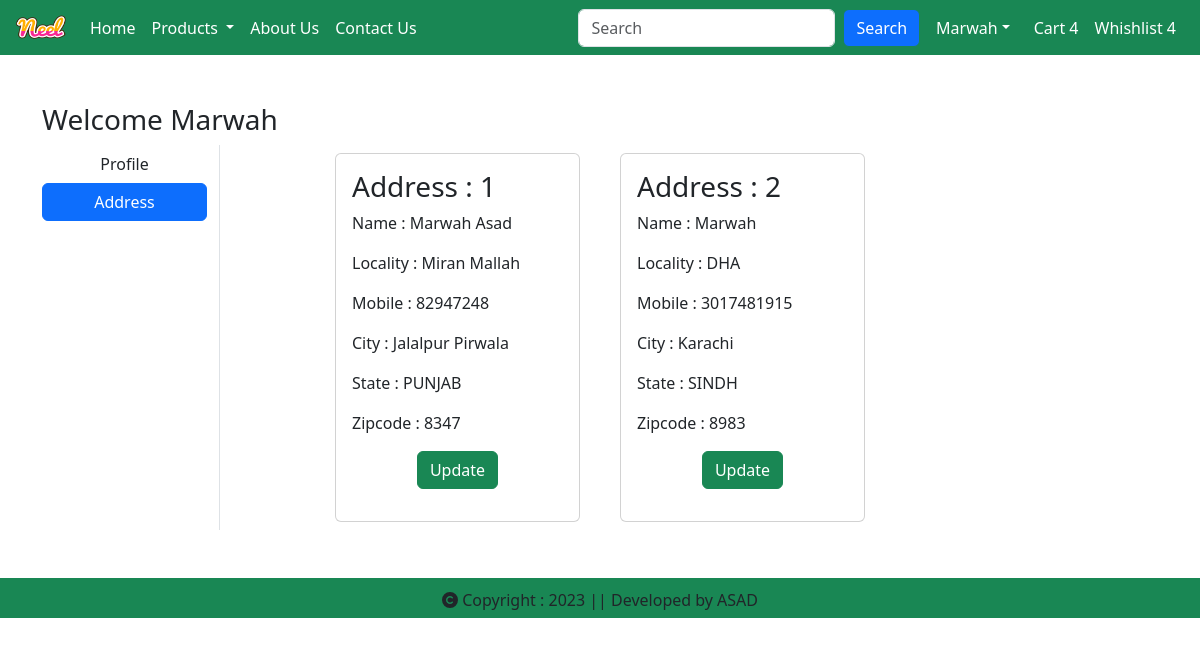
The page /address/ (signed in) on the database its author committed.
### app/models.py (models this page shows, shortened)
class Customer(models.Model):
    user = models.ForeignKey(User, on_delete=models.CASCADE)
    name = models.CharField(max_length=200)
    locality = models.CharField(max_length=200)
    city = models.CharField(max_length=50)
    mobile = models.IntegerField(default=0)
    zipcode = models.IntegerField()
    state = models.CharField(choices=STATE_CHOICES, max_length=50)

### app/views.py (the view)
# urls.py: path('address/', AddressView, name="address"),
def AddressView(request):
    add = Customer.objects.filter(user=request.user)
    context = {'page' : "Address", 'add' : add}
    return render(request, 'app/address.html',context)

### app/templates/app/address.html
{% extends 'base.html' %}
{% block start %}
<div class="container my-5">
  <div class="row">
    <h3>Welcome <span class="text-capitalize">{{request.user.first_name}}</span></h3>
    <div class="col-sm-2 border-end">
      <ul class="list-unstyled">
        <li class="d-grid"><a href="{% url 'profile' %}" class="btn">Profile</a></li>
        <li class="d-grid"><a href="{% url 'address' %}" class="btn btn-primary">Address</a></li>
      </ul>
    </div>
    <div class="col-sm-6 offset-sm-1">
      <div class="row">
        {% for ad in add %}
        <div class="col-sm-6">
          <div class="card m-2">
            <div class="card-body">
              <h3>Address : {{ forloop.counter }}</h3>
              <p>Name : {{ad.name}}</p>
              <p>Locality : {{ ad.locality }}</p>
              <p>Mobile : {{ad.mobile}}</p>
              <p>City : {{ad.city}}</p>
              <p>State : {{ad.state}}</p>
              <p>Zipcode : {{ad.zipcode}}</p>
              <p class="text-center"><a href="{% url 'updateAddress' id=ad.id %}" type="button"
                  class="btn btn-success">Update</a></p>
            </div>
          </div>
        </div>
        {% endfor %}
      </div>
    </div>
  </div>
</div>
{% endblock %}

### app/templates/base.html (shortened to what this page needs)
<!doctype html>
<html lang="en">
  {% load static %}
<head>
  <link href="https://cdn.jsdelivr.net/npm/bootstrap@5.3.0/dist/css/bootstrap.min.css" rel="stylesheet"
>
  <link rel="stylesheet" href="{% static 'app/css/all.min.css' %}">
  <link rel="stylesheet" href="{% static 'app/css/owl.carousel.min.css' %}">
  <link rel="stylesheet" href="{% static 'app/css/style.css' %}">
  <link rel="stylesheet" href="{% static 'app/css/index.css' %}">
</head>
<body style="overflow-x: hidden;">
  <nav class="navbar navbar-expand-lg navbar-dark bg-success p-1">
    <div class="container-fluid">
      <a class="navbar-brand" href="/">
        <img src="{% static 'app/images/Neel.png' %}" height="50px" width="50px" alt="">
      </a>
      <div class="collapse navbar-collapse bg-success" id="navbarSupportedContent">
        <ul class="navbar-nav me-auto mb-2 mb-lg-0">
          <li class="nav-item">
            <a class="nav-link active" aria-current="page" href="/">Home</a>
          </li>
          <li class="nav-item dropdown">
            <a class="nav-link dropdown-toggle active" href="#" role="button" data-bs-toggle="dropdown"
              aria-expanded="false">
              Products
            </a>
          </li>
          <li class="nav-item">
            <a class="nav-link active" href="{% url 'about' %}">About Us</a>
          </li>
          <li class="nav-item">
            <a class="nav-link active" href="{% url 'contact' %}">Contact Us</a>
          </li>
        </ul>
        <form class="d-flex" role="search">
          <input class="form-control me-2" type="search" placeholder="Search" aria-label="Search">
          <button class="btn btn-outline-success bg-primary text-white" type="submit">Search</button>
        </form>
      </div>
      <ul class="navbar-nav me-auto ">
        {% if request.user.is_authenticated %}
        <li class="nav-item dropdown mx-2">
          <a href="#" class="nav-link dropdown-toggle active" id="profileDropdown" role="button"
            data-bs-toggle="dropdown" aria-expanded="false">{{request.user.first_name}}</a>
        </li>
        <li class="nav-item"><a href="{% url 'showcart' %}" class="nav-link text-white">Cart 4</a></li>
        <li class="nav-item"><a href="#" class="nav-link text-white">Whishlist 4</a></li>
        {% else %}
        <li class="nav-item"><a href="{% url 'login' %}" class="nav-link text-white">Login</a></li>
        <li class="nav-item"><a href="{% url 'register' %}" class="nav-link text-white">Registration</a></li>
        {% endif %}
      </ul>
    </div>
  </nav>
  {% block start %}
  {% endblock %}
  <footer id="footer">
    <i class="fa fa-copyright" aria-hidden="true"></i> Copyright : 2023 || Developed by ASAD
  </footer>
</body>
</html>

### app/static/app/css/index.css (style rules this page uses)
#footer { background-color: #198754; padding: 10px; text-align: center; height: 40px; margin-top: auto; }
.navbar { height: 55px; }

### rows shown on the page
Customer: name "Marwah Asad", locality "Miran Mallah", mobile "82947248", city "Jalalpur Pirwala", state "PUNJAB", zipcode "8347"
Customer: name "Marwah", locality "DHA", mobile "3017481915", city "Karachi", state "SINDH", zipcode "8983"

### other values the page prints
{{ request.user.first_name }} "Marwah"
